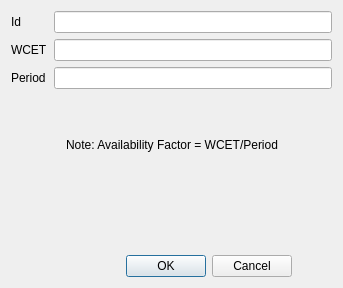
<?xml version="1.0" encoding="UTF-8"?>
<ui version="4.0">
 <class>Partition_Dialog</class>
 <widget class="QDialog" name="Partition_Dialog">
  <property name="geometry">
   <rect>
    <x>0</x>
    <y>0</y>
    <width>343</width>
    <height>288</height>
   </rect>
  </property>
  <property name="minimumSize">
   <size>
    <width>343</width>
    <height>288</height>
   </size>
  </property>
  <property name="maximumSize">
   <size>
    <width>343</width>
    <height>288</height>
   </size>
  </property>
  <property name="windowTitle">
   <string/>
  </property>
  <property name="sizeGripEnabled">
   <bool>false</bool>
  </property>
  <layout class="QVBoxLayout" name="verticalLayout">
   <item>
    <layout class="QFormLayout" name="formLayout">
     <item row="0" column="0">
      <widget class="QLabel" name="idLabel">
       <property name="text">
        <string>Id</string>
       </property>
      </widget>
     </item>
     <item row="0" column="1">
      <widget class="QLineEdit" name="idLineEdit"/>
     </item>
     <item row="1" column="0">
      <widget class="QLabel" name="wcetLabel">
       <property name="text">
        <string>WCET</string>
       </property>
      </widget>
     </item>
     <item row="1" column="1">
      <widget class="QLineEdit" name="wcetLineEdit"/>
     </item>
     <item row="2" column="0">
      <widget class="QLabel" name="periodLabel">
       <property name="text">
        <string>Period</string>
       </property>
      </widget>
     </item>
     <item row="2" column="1">
      <widget class="QLineEdit" name="periodLineEdit"/>
     </item>
    </layout>
   </item>
   <item>
    <spacer name="verticalSpacer">
     <property name="orientation">
      <enum>Qt::Vertical</enum>
     </property>
     <property name="sizeType">
      <enum>QSizePolicy::Fixed</enum>
     </property>
     <property name="sizeHint" stdset="0">
      <size>
       <width>20</width>
       <height>40</height>
      </size>
     </property>
    </spacer>
   </item>
   <item>
    <layout class="QHBoxLayout" name="horizontalLayout_2">
     <item>
      <spacer name="horizontalSpacer_3">
       <property name="orientation">
        <enum>Qt::Horizontal</enum>
       </property>
       <property name="sizeHint" stdset="0">
        <size>
         <width>40</width>
         <height>20</height>
        </size>
       </property>
      </spacer>
     </item>
     <item>
      <widget class="QLabel" name="label">
       <property name="maximumSize">
        <size>
         <width>16777215</width>
         <height>20</height>
        </size>
       </property>
       <property name="text">
        <string>Note: Availability Factor = WCET/Period</string>
       </property>
      </widget>
     </item>
     <item>
      <spacer name="horizontalSpacer_4">
       <property name="orientation">
        <enum>Qt::Horizontal</enum>
       </property>
       <property name="sizeHint" stdset="0">
        <size>
         <width>40</width>
         <height>20</height>
        </size>
       </property>
      </spacer>
     </item>
    </layout>
   </item>
   <item>
    <spacer name="verticalSpacer_2">
     <property name="orientation">
      <enum>Qt::Vertical</enum>
     </property>
     <property name="sizeHint" stdset="0">
      <size>
       <width>20</width>
       <height>39</height>
      </size>
     </property>
    </spacer>
   </item>
   <item>
    <layout class="QHBoxLayout" name="horizontalLayout">
     <item>
      <spacer name="horizontalSpacer_2">
       <property name="orientation">
        <enum>Qt::Horizontal</enum>
       </property>
       <property name="sizeHint" stdset="0">
        <size>
         <width>40</width>
         <height>20</height>
        </size>
       </property>
      </spacer>
     </item>
     <item>
      <widget class="QDialogButtonBox" name="buttonBox">
       <property name="standardButtons">
        <set>QDialogButtonBox::Cancel|QDialogButtonBox::Ok</set>
       </property>
      </widget>
     </item>
     <item>
      <spacer name="horizontalSpacer">
       <property name="orientation">
        <enum>Qt::Horizontal</enum>
       </property>
       <property name="sizeType">
        <enum>QSizePolicy::Fixed</enum>
       </property>
       <property name="sizeHint" stdset="0">
        <size>
         <width>40</width>
         <height>20</height>
        </size>
       </property>
      </spacer>
     </item>
    </layout>
   </item>
  </layout>
 </widget>
 <resources/>
 <connections/>
</ui>
